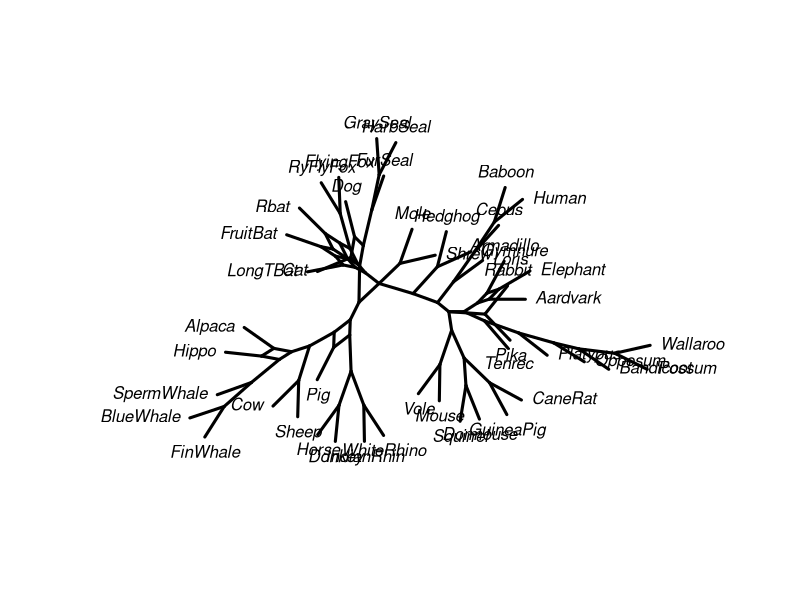

Here is the R script that generated this plot:
library(phangorn)


### Name: consensusNet
### Title: Computes a consensusNetwork from a list of trees Computes a
###   'networx' object from a collection of splits.
### Aliases: consensusNet
### Keywords: hplot

### ** Examples


data(Laurasiatherian)
set.seed(1)
bs <- bootstrap.phyDat(Laurasiatherian, FUN = function(x)nj(dist.hamming(x)), 
    bs=50)
cnet <- consensusNet(bs, .3)
plot(cnet, "2D")
## Not run: 
##D library(rgl)
##D open3d()
##D plot(cnet, show.tip.label=FALSE, show.nodes=TRUE)
##D plot(cnet, type = "2D", show.edge.label=TRUE)
##D 
##D tmpfile <- normalizePath(system.file("extdata/trees/RAxML_bootstrap.woodmouse", package="phangorn"))
##D trees <- read.tree(tmpfile)
##D cnet_woodmouse <- consensusNet(trees, .3)
##D plot(cnet_woodmouse, type = "2D", show.edge.label=TRUE)
## End(Not run)
